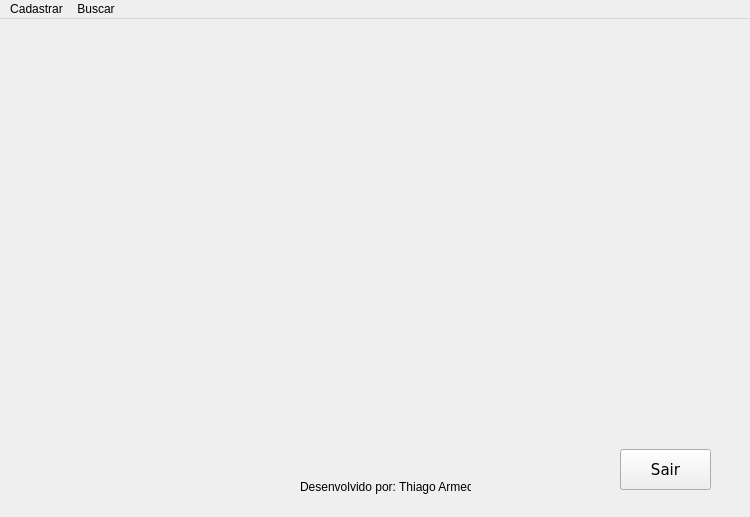
<?xml version="1.0" encoding="UTF-8"?>
<ui version="4.0">
 <class>MainWindow</class>
 <widget class="QMainWindow" name="MainWindow">
  <property name="geometry">
   <rect>
    <x>0</x>
    <y>0</y>
    <width>750</width>
    <height>517</height>
   </rect>
  </property>
  <property name="windowTitle">
   <string>MainWindow</string>
  </property>
  <widget class="QWidget" name="centralwidget">
   <widget class="QLabel" name="label_2">
    <property name="geometry">
     <rect>
      <x>300</x>
      <y>460</y>
      <width>171</width>
      <height>16</height>
     </rect>
    </property>
    <property name="text">
     <string>Desenvolvido por: Thiago Armede.</string>
    </property>
   </widget>
   <widget class="QPushButton" name="pushButton">
    <property name="geometry">
     <rect>
      <x>620</x>
      <y>430</y>
      <width>91</width>
      <height>41</height>
     </rect>
    </property>
    <property name="font">
     <font>
      <family>Verdana</family>
      <pointsize>11</pointsize>
     </font>
    </property>
    <property name="text">
     <string>Sair</string>
    </property>
   </widget>
   <widget class="QLabel" name="label">
    <property name="geometry">
     <rect>
      <x>210</x>
      <y>80</y>
      <width>311</width>
      <height>301</height>
     </rect>
    </property>
    <property name="text">
     <string/>
    </property>
    <property name="pixmap">
     <pixmap>../../../Downloads/icons8-books-252.png</pixmap>
    </property>
    <property name="scaledContents">
     <bool>true</bool>
    </property>
   </widget>
  </widget>
  <widget class="QMenuBar" name="menubar">
   <property name="geometry">
    <rect>
     <x>0</x>
     <y>0</y>
     <width>750</width>
     <height>21</height>
    </rect>
   </property>
   <widget class="QMenu" name="menuCadastrar">
    <property name="title">
     <string>Cadastrar</string>
    </property>
    <addaction name="actionLivro"/>
    <addaction name="actionPeri_dico"/>
   </widget>
   <widget class="QMenu" name="menuBuscar">
    <property name="title">
     <string>Buscar</string>
    </property>
    <addaction name="actionNo_acervo"/>
   </widget>
   <addaction name="menuCadastrar"/>
   <addaction name="menuBuscar"/>
  </widget>
  <action name="actionLivro">
   <property name="text">
    <string>Livro</string>
   </property>
  </action>
  <action name="actionPeri_dico">
   <property name="text">
    <string>Periódico</string>
   </property>
  </action>
  <action name="actionNo_acervo">
   <property name="text">
    <string>No acervo</string>
   </property>
  </action>
 </widget>
 <resources/>
 <connections/>
</ui>
